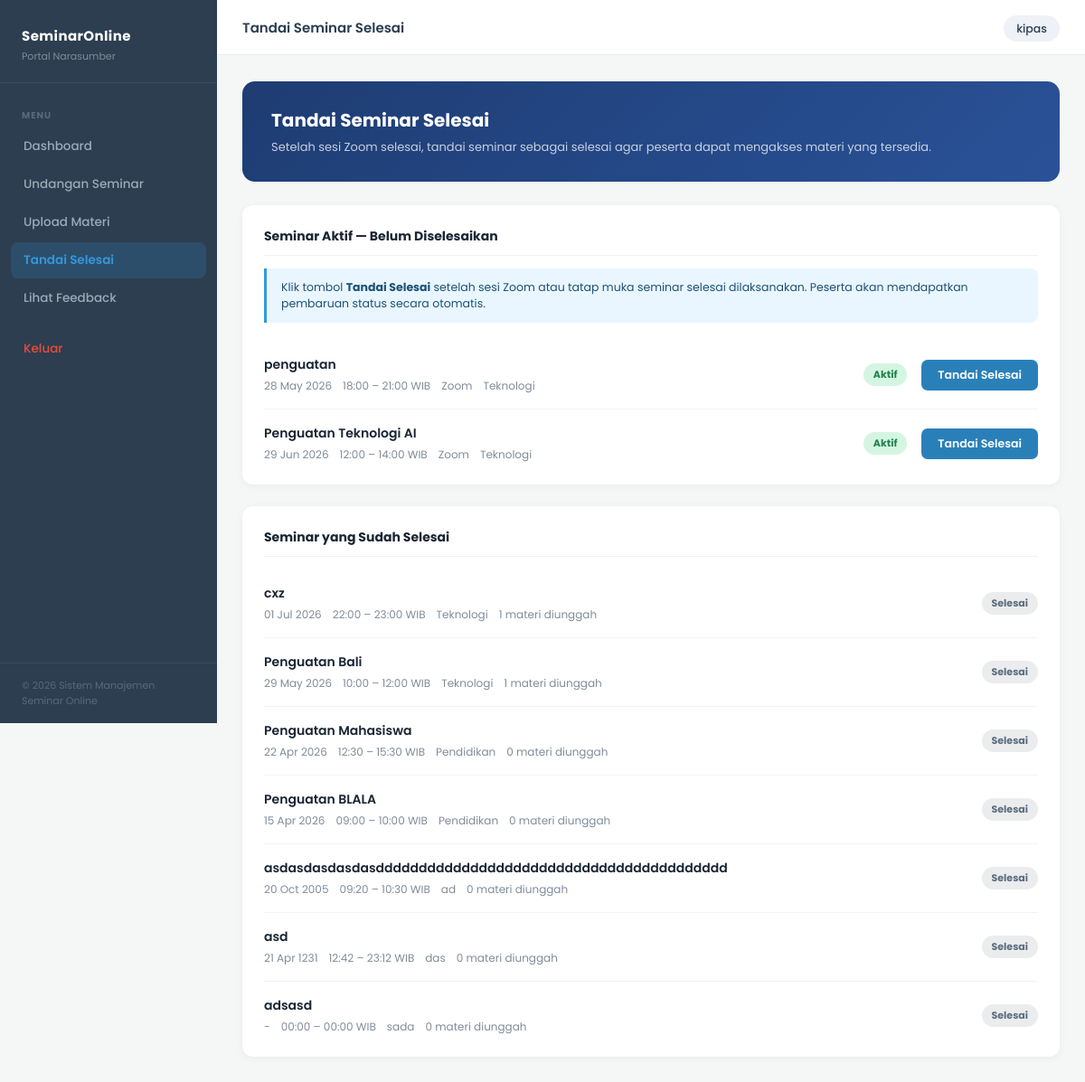
The page /seminar_selesai.php (signed in) on the database its author committed.
### tables this page shows
CREATE TABLE `seminar` (
  `seminar_id` int(11) NOT NULL,
  `kontrak_id` int(11) DEFAULT NULL,
  `eo_id` int(11) NOT NULL,
  `narasumber_id` int(11) NOT NULL,
  `judul_seminar` varchar(200) NOT NULL,
  `deskripsi` text DEFAULT NULL,
  `kategori` varchar(100) DEFAULT NULL,
  `kuota` int(11) DEFAULT NULL,
  `biaya` decimal(10,2) DEFAULT NULL,
  `metode` enum('online','offline') DEFAULT 'online',
  `jam_mulai` time NOT NULL,
  `jam_selesai` time NOT NULL,
  `platform` varchar(200) NOT NULL,
  `gambar` mediumblob NOT NULL,
  `link_meeting` varchar(255) DEFAULT NULL,
  `status` enum('draft','aktif','selesai') DEFAULT 'draft',
  `undangan_status` enum('menunggu','diterima','ditolak') NOT NULL DEFAULT 'menunggu',
  `alasan_tolak` text DEFAULT NULL,
  `created_at` timestamp NOT NULL DEFAULT current_timestamp(),
  `tanggal` varchar(20) NOT NULL
);

### seminar_selesai.php (the view, shortened to what this page needs)
<?php
include "config.php";
$narasumber_id = $_SESSION['id'];
$seminar_aktif_q = mysqli_query(
    $conn,
    "SELECT seminar_id, judul_seminar, tanggal, jam_mulai, jam_selesai,
            platform, kategori, kuota, link_meeting
     FROM seminar
     WHERE narasumber_id=$narasumber_id AND status='aktif' AND undangan_status='diterima'
     ORDER BY tanggal ASC"
);
$seminar_aktif = [];
while ($r = mysqli_fetch_assoc($seminar_aktif_q)) {
    $seminar_aktif[] = $r;
}
$seminar_selesai_q = mysqli_query(
    $conn,
    "SELECT s.seminar_id, s.judul_seminar, s.tanggal, s.jam_mulai, s.jam_selesai,
            s.kategori,
            COUNT(m.materi_id) AS jml_materi
     FROM seminar s
     LEFT JOIN materi m ON m.seminar_id = s.seminar_id
     WHERE s.narasumber_id=$narasumber_id AND s.status='selesai'
     GROUP BY s.seminar_id
     ORDER BY s.tanggal DESC
     LIMIT 10"
);
$seminar_selesai = [];
while ($r = mysqli_fetch_assoc($seminar_selesai_q)) {
    $seminar_selesai[] = $r;
}
?>
<!DOCTYPE html>
<html lang="id">
<head>
</head>
<body>
    <nav class="sidebar" id="sidebar">
        <div class="sidebar-brand">
            <h3>SeminarOnline</h3>
            <p>Portal Narasumber</p>
        </div>
        <div class="sidebar-nav">
            <span class="nav-label">Menu</span>
            <a href="dashboardnarasumber.php">Dashboard</a>
            <a href="undangan_seminar.php">Undangan Seminar</a>
            <a href="upload_materi.php">Upload Materi</a>
            <a href="seminar_selesai.php" class="active">Tandai Selesai</a>
            <a href="narasumber_feedback.php">Lihat Feedback</a>
            <a href="logout.php" class="logout">Keluar</a>
        </div>
        <div class="sidebar-footer">&copy; 2026 Sistem Manajemen Seminar Online</div>
    </nav>
    <div class="topbar" id="topbar">
        <div class="topbar-left">
            <span class="topbar-title">Tandai Seminar Selesai</span>
        </div>
        <div>
            <span class="user-chip"><?= htmlspecialchars($_SESSION['nama'] ?? 'Narasumber') ?></span>
        </div>
    </div>
    <div class="main" id="main">
        <div class="content">
            <div class="page-header">
                <h2>Tandai Seminar Selesai</h2>
                <p>Setelah sesi Zoom selesai, tandai seminar sebagai selesai agar peserta dapat mengakses materi yang
                    tersedia.</p>
            </div>
            <div class="card">
                <div class="card-body">
                    <div class="section-heading">Seminar Aktif — Belum Diselesaikan</div>
                    <div class="info-note">
                        Klik tombol <strong>Tandai Selesai</strong> setelah sesi Zoom atau tatap muka seminar selesai
                        dilaksanakan. Peserta akan mendapatkan pembaruan status secara otomatis.
                    </div>
                    <?php if (empty($seminar_aktif)): ?>
                        <div class="empty-state">
                            Tidak ada seminar aktif saat ini.
                            <p>Semua seminar Anda sudah berstatus selesai atau belum ada undangan yang diterima.</p>
                        </div>
                    <?php else: ?>
                        <?php foreach ($seminar_aktif as $sa):
                            $tgl = $sa['tanggal'] ? date('d M Y', strtotime($sa['tanggal'])) : 'Tanggal TBD';
                            $waktu = date('H:i', strtotime($sa['jam_mulai'])) . ' – ' . date('H:i', strtotime($sa['jam_selesai'])) . ' WIB';
                            ?>
                            <div class="seminar-row">
                                <div class="seminar-row-info">
                                    <div class="seminar-row-title"><?= htmlspecialchars($sa['judul_seminar']) ?></div>
                                    <div class="seminar-row-meta">
                                        <span><?= $tgl ?></span>
                                        <span><?= $waktu ?></span>
                                        <span><?= htmlspecialchars($sa['platform'] ?? 'Online') ?></span>
                                        <?php if ($sa['kategori']): ?>
                                            <span><?= htmlspecialchars($sa['kategori']) ?></span>
                                        <?php endif; ?>
                                    </div>
                                </div>
                                <span class="badge badge-aktif">Aktif</span>
                                <button class="btn-selesai"
                                    onclick="konfirmasiSelesai(<?= $sa['seminar_id'] ?>, '<?= addslashes(htmlspecialchars($sa['judul_seminar'])) ?>')">
                                    Tandai Selesai
                                </button>
                            </div>
                        <?php endforeach; ?>
                    <?php endif; ?>
                </div>
            </div>
            <?php if (!empty($seminar_selesai)): ?>
                <div class="card">
                    <div class="card-body">
                        <div class="section-heading">Seminar yang Sudah Selesai</div>
                        <?php foreach ($seminar_selesai as $ss):
                            $tgl_ss = $ss['tanggal'] ? date('d M Y', strtotime($ss['tanggal'])) : '-';
                            $jam_ss = date('H:i', strtotime($ss['jam_mulai'])) . ' – ' . date('H:i', strtotime($ss['jam_selesai'])) . ' WIB';
                            ?>
                            <div class="seminar-row">
                                <div class="seminar-row-info">
                                    <div class="seminar-row-title"><?= htmlspecialchars($ss['judul_seminar']) ?></div>
                                    <div class="seminar-row-meta">
                                        <span><?= $tgl_ss ?></span>
                                        <span><?= $jam_ss ?></span>
                                        <?php if ($ss['kategori']): ?>
                                            <span><?= htmlspecialchars($ss['kategori']) ?></span>
                                        <?php endif; ?>
                                        <span><?= $ss['jml_materi'] ?> materi diunggah</span>
                                    </div>
                                </div>
                                <span class="badge badge-selesai">Selesai</span>
                            </div>
                        <?php endforeach; ?>
                    </div>
                </div>
            <?php endif; ?>
        </div>
    </div>
</body>
</html>

### seminar_selesai.php (style rules this page uses)
* { margin: 0; padding: 0; box-sizing: border-box; }
body { font-family: 'Poppins', sans-serif; background: #f4f7f6; color: #1a2634; min-height: 100vh; }
a { text-decoration: none; color: inherit; }
.sidebar { position: fixed; left: 0; top: 0; width: 240px; height: 100vh; background: #2c3e50; display: flex; flex-direction: column; z-index: 100; transition: transform .3s ease; }
.sidebar-brand { padding: 28px 24px 20px; border-bottom: 1px solid rgba(255, 255, 255, .07); }
.sidebar-brand h3 { color: #fff; font-size: 15px; font-weight: 700; letter-spacing: .4px; }
.sidebar-brand p { color: #7f8c9a; font-size: 11px; margin-top: 3px; }
.sidebar-nav { flex: 1; padding: 16px 12px; overflow-y: auto; }
.nav-label { color: #5a6a78; font-size: 10px; font-weight: 700; letter-spacing: 1px; text-transform: uppercase; padding: 0 12px; margin: 12px 0 6px; display: block; }
.sidebar-nav a { display: flex; align-items: center; color: #9baab7; text-decoration: none; padding: 10px 14px; border-radius: 8px; font-size: 13.5px; font-weight: 500; margin-bottom: 2px; transition: all .2s; }
.sidebar-nav a.active { background: rgba(52, 152, 219, .18); color: #3498db; font-weight: 600; }
.sidebar-nav a.logout { color: #e74c3c; margin-top: 4px; }
.sidebar-footer { padding: 16px 24px; border-top: 1px solid rgba(255, 255, 255, .06); font-size: 11px; color: #5a6a78; }
.topbar { position: fixed; top: 0; left: 240px; right: 0; height: 60px; background: #fff; display: flex; align-items: center; justify-content: space-between; padding: 0 28px; box-shadow: 0 1px 0 #e8edf2; z-index: 90; transition: left .3s; }
.topbar-left { display: flex; align-items: center; gap: 14px; }
.topbar-title { font-size: 15px; font-weight: 600; color: #2c3e50; }
.user-chip { background: #eef2f7; border-radius: 20px; padding: 6px 14px; font-size: 12.5px; color: #2c3e50; font-weight: 500; }
.main { margin-left: 240px; padding-top: 60px; min-height: 100vh; transition: margin-left .3s; }
.content { padding: 30px 28px; }
.page-header { background: linear-gradient(135deg, #1e3c72 0%, #2a5298 100%); border-radius: 14px; padding: 28px 32px; color: #fff; margin-bottom: 26px; }
.page-header h2 { font-size: 20px; font-weight: 700; margin-bottom: 5px; }
.page-header p { font-size: 13px; color: rgba(255, 255, 255, .75); }
.section-heading { font-size: 14px; font-weight: 700; color: #1a2634; margin-bottom: 14px; padding-bottom: 10px; border-bottom: 1.5px solid #eef0f4; }
.card { background: #fff; border-radius: 12px; box-shadow: 0 2px 10px rgba(0, 0, 0, .05); margin-bottom: 24px; }
.card-body { padding: 24px; }
.seminar-row { display: flex; align-items: center; gap: 16px; padding: 16px 0; border-bottom: 1px solid #f0f3f7; }
.seminar-row:last-child { border-bottom: none; padding-bottom: 0; }
.seminar-row-info { flex: 1; min-width: 0; }
.seminar-row-title { font-size: 14px; font-weight: 600; color: #1a2634; }
.seminar-row-meta { font-size: 12px; color: #7f8c9a; margin-top: 4px; display: flex; flex-wrap: wrap; gap: 12px; }
.seminar-row-meta span { display: flex; align-items: center; gap: 4px; }
.badge { display: inline-block; padding: 4px 11px; border-radius: 20px; font-size: 11px; font-weight: 700; white-space: nowrap; flex-shrink: 0; }
.badge-aktif { background: #d5f5e3; color: #1e8449; }
.badge-selesai { background: #eaecee; color: #5d6d7e; }
.btn-selesai { padding: 8px 18px; border-radius: 7px; background: #2980b9; color: #fff; border: none; cursor: pointer; font-family: 'Poppins', sans-serif; font-size: 12.5px; font-weight: 600; transition: background .2s; flex-shrink: 0; }
.info-note { background: #eaf6ff; border-left: 3px solid #3498db; border-radius: 0 8px 8px 0; padding: 12px 16px; font-size: 12.5px; color: #1a5276; margin-bottom: 20px; }

### rows shown on the page
seminar: judul_seminar "penguatan", tanggal "28 May 2026", waktu "18:00 – 21:00 WIB", platform "Zoom", kategori "Teknologi"
seminar: judul_seminar "Penguatan Teknologi AI", tanggal "29 Jun 2026", waktu "12:00 – 14:00 WIB", platform "Zoom", kategori "Teknologi"
seminar: judul_seminar "cxz", tanggal "01 Jul 2026", jam_ss "22:00 – 23:00 WIB", kategori "Teknologi", jml_materi "1"
seminar: judul_seminar "Penguatan Bali", tanggal "29 May 2026", jam_ss "10:00 – 12:00 WIB", kategori "Teknologi", jml_materi "1"
seminar: judul_seminar "Penguatan Mahasiswa", tanggal "22 Apr 2026", jam_ss "12:30 – 15:30 WIB", kategori "Pendidikan", jml_materi "0"
seminar: judul_seminar "Penguatan BLALA", tanggal "15 Apr 2026", jam_ss "09:00 – 10:00 WIB", kategori "Pendidikan", jml_materi "0"
seminar: judul_seminar "asdasdasdasdasddddddddddddddddddddddddddddddddddddddddd", tanggal "20 Oct 2005", jam_ss "09:20 – 10:30 WIB", kategori "ad", jml_materi "0"
seminar: judul_seminar "asd", tanggal "21 Apr 1231", jam_ss "12:42 – 23:12 WIB", kategori "das", jml_materi "0"
seminar: judul_seminar "adsasd", tanggal "-", jam_ss "00:00 – 00:00 WIB", kategori "sada", jml_materi "0"

### other values the page prints
$_SESSION['nama'] "kipas"
